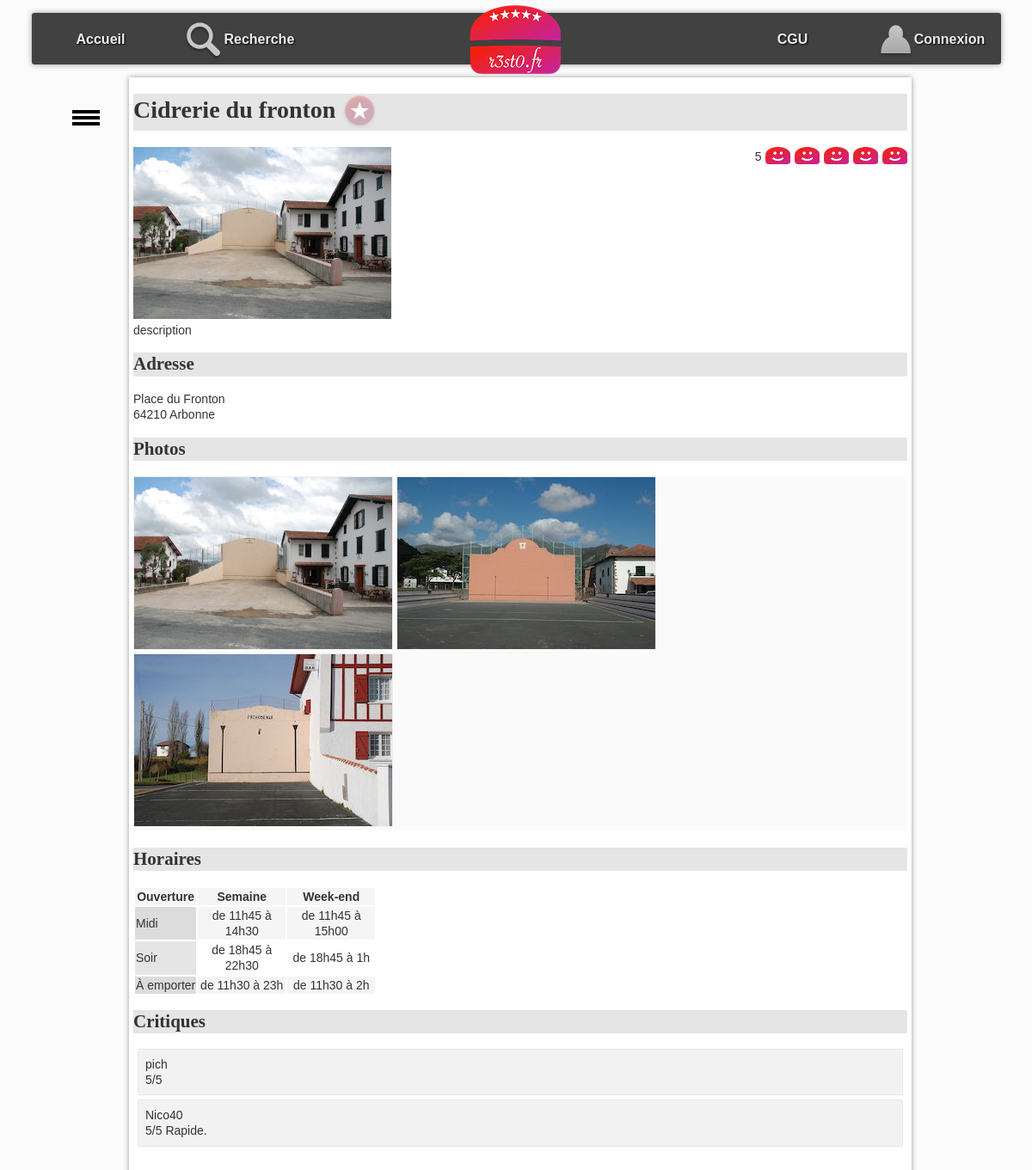
/?action=detail&idR=4, run on the app's committed database.
### tables this page shows
CREATE TABLE resto (
  idR bigint(20) NOT NULL,
  nomR varchar(255) DEFAULT NULL,
  numAdrR varchar(20) DEFAULT NULL,
  voieAdrR varchar(255) DEFAULT NULL,
  cpR char(5) DEFAULT NULL,
  villeR varchar(255) DEFAULT NULL,
  latitudeDegR float DEFAULT NULL,
  longitudeDegR float DEFAULT NULL,
  descR text DEFAULT NULL,
  horairesR text DEFAULT NULL
);

CREATE TABLE photo (
  idP bigint(20) NOT NULL,
  cheminP varchar(255) DEFAULT NULL,
  idR bigint(20) DEFAULT NULL
);

CREATE TABLE critiquer (
  idR bigint(20) NOT NULL,
  note int(11) DEFAULT NULL,
  commentaire varchar(4096) DEFAULT NULL,
  idU bigint(20) NOT NULL
);

CREATE TABLE utilisateur (
  idU bigint(20) NOT NULL,
  mailU varchar(150) NOT NULL,
  mdpU varchar(50) DEFAULT NULL,
  pseudoU varchar(50) DEFAULT NULL
);

### index.php (called while the page is built, shortened)
<?php
require_once "getRacine.php";
require_once "$racine/includes/autoload.inc.php";
require_once "$racine/includes/authentification.inc.php";
if (isset($_GET["action"])){
    $action = $_GET["action"];
}
else{
    $action = "defaut";
}
$fichier = controleurPrincipal($action);
try{
    require_once "$racine/controleur/$fichier";
} catch (Throwable $e) {
    ajouterMessage($action." : ".$e->getMessage());
    $titre = "Erreur";
    require_once "$racine/vue/entete.html.php";
    require_once "$racine/vue/pied.html.php";
}

### includes/autoload.inc.php (called while the page is built, shortened)
<?php
function chargeurBaseEspacesDeNoms(string $className) {
    $fileName = __DIR__ . '/../';
    $fileName .= str_replace('\\', DIRECTORY_SEPARATOR, $className) . '.class.php';
}

### modele/dao/Bdd.class.php (called while the page is built, shortened)
<?php
class Bdd {
    private static ?PDO $pdo=null;
    private static $login = "resto_util";
    private static $mdp = "secret";
    private static $bd = "resto2";
    private static $serveur = "localhost";
    private static $pdoOptions = array  (
        PDO::MYSQL_ATTR_INIT_COMMAND => "SET NAMES utf8"
        ,PDO::ATTR_ERRMODE => PDO::ERRMODE_EXCEPTION
                                        );
    public static function connecter() : ?PDO  {
        if (is_null(self::$pdo)) {
                self::$pdo = new PDO("mysql:host=".self::$serveur.";dbname=".self::$bd, self::$login, self::$mdp, self::$pdoOptions);
        }
        return self::$pdo;
    }
    public static function getConnexion() : ?PDO {
        return self::$pdo;
    }
}

### modele/dao/RestoDAO.class.php (called while the page is built, shortened)
<?php
class RestoDAO {
    public static function getOneById(int $id): ?Resto {
        $leResto = null;
        try {
            $requete = "SELECT * FROM resto WHERE idR = :idR";
            $stmt = Bdd::getConnexion()->prepare($requete);
            $stmt->bindParam(':idR', $id, PDO::PARAM_INT);
            $ok = $stmt->execute();
            if ($ok && $stmt->rowCount() > 0) {
                $enreg = $stmt->fetch(PDO::FETCH_ASSOC);
                $leResto = self::enregistrementVersObjet($enreg);
            }
        } catch (PDOException $e) {
            throw new Exception("Erreur dans la méthode " . get_called_class() . "::getOneById : <br/>" . $e->getMessage());
        }
        return $leResto;
    }
    private static function enregistrementVersObjet(array $enreg): Resto {
        $id = $enreg['idR'];
        $leResto = new Resto(
                $enreg['idR'], $enreg['nomR'], $enreg['numAdrR'], $enreg['voieAdrR'], $enreg['cpR'], $enreg['villeR'],
                $enreg['latitudeDegR'], $enreg['longitudeDegR'], $enreg['descR'], $enreg['horairesR']
        );
        $lesCritiques = CritiqueDAO::getAllByResto($id);
        $lesPhotos = PhotoDAO::getAllByResto($id);
        $leResto->setLesPhotos($lesPhotos);
        $leResto->setLesCritiques($lesCritiques);
        return $leResto;
    }
}

### modele/dao/CritiqueDAO.class.php (called while the page is built, shortened)
<?php
class CritiqueDAO {
    public static function getNoteMoyenneByIdR(int $idR): float {
        $retour = -1;
        try {
            $requete = "select avg(note) as moyenne from critiquer where idR=:idR";
            $stmt = Bdd::getConnexion()->prepare($requete);
            $stmt->bindParam(':idR', $idR, PDO::PARAM_INT);
            $ok = $stmt->execute();
            if ($ok && $stmt->rowCount() > 0) {
                $enreg = $stmt->fetch(PDO::FETCH_ASSOC);
                if (!is_null($enreg["moyenne"])){
                    $retour = $enreg["moyenne"];
                }
            }
        } catch (PDOException $e) {
            throw new Exception("Erreur dans la méthode " . get_called_class() . "::getNoteMoyenneByIdR : <br/>" . $e->getMessage());
        }
        return $retour;
    }
    public static function getAllByResto(int $idR): array {
        $lesObjets = array();
        try {
            $requete = "SELECT * FROM critiquer c"
                    . " INNER JOIN utilisateur u ON  c.idU = u.idU "
                    . " WHERE idR = :idR";
            $stmt = Bdd::getConnexion()->prepare($requete);
            $stmt->bindParam(':idR', $idR, PDO::PARAM_INT);
            $ok = $stmt->execute();
            if ($ok) {
                while ($enreg = $stmt->fetch(PDO::FETCH_ASSOC)) {
                    $user = new Utilisateur($enreg['idU'], $enreg['mailU'], $enreg['mdpU'], $enreg['pseudoU']);
                    $lesObjets[] = new Critique($enreg['note'], $enreg['commentaire'], $user);
                }
            }
        } catch (PDOException $e) {
            throw new Exception("Erreur dans la méthode " . get_called_class() . "::getAllByResto : <br/>" . $e->getMessage());
        }
        return $lesObjets;
    }
}

### modele/dao/PhotoDAO.class.php (called while the page is built, shortened)
<?php
class PhotoDAO {
    public static function getAllByResto(int $idR): array {
        $lesObjets = array();
        try {
            $requete = "SELECT * FROM photo WHERE idR = :idR";
            $stmt = Bdd::getConnexion()->prepare($requete);
            $stmt->bindParam(':idR', $idR, PDO::PARAM_INT);
            $ok = $stmt->execute();
            if ($ok) {
                while ($enreg = $stmt->fetch(PDO::FETCH_ASSOC)) {
                    $lesObjets[] = new Photo($enreg['idP'], $enreg['cheminP']);
                }
            }
        } catch (PDOException $e) {
            throw new Exception("Erreur dans la méthode " . get_called_class() . "::getAllByResto : <br/>" . $e->getMessage());
        }
        return $lesObjets;
    }
}

### modele/metier/Resto.class.php (called while the page is built, shortened)
<?php
class Resto {
    private int $idR;
    private ?string $nomR;
    private ?string $voieAdr;
    private ?string $cpR;
    private ?string $villeR;
    private ?string $descR;
    private ?string $horairesR;
    private array $lesPhotos;
    private array $lesCritiques;
    function __construct(int $idR, string $nomR, ?string $numAdr, ?string $voieAdr, ?string $cpR, ?string $villeR, ?float $latitudeDegR, ?float $longitudeDegR, ?string $descR, ?string $horairesR) {
        $this->idR = $idR;
        $this->nomR = $nomR;
        $this->voieAdr = $voieAdr;
        $this->cpR = $cpR;
        $this->villeR = $villeR;
        $this->descR = $descR;
        $this->horairesR = $horairesR;
        $this->lesCritiques = array();
        $this->lesPhotos = array();
    }
    function getIdR(): int {
        return $this->idR;
    }
    function getNomR(): ?string {
        return $this->nomR;
    }
    function getVoieAdr(): ?string {
        return $this->voieAdr;
    }
    function getCpR(): ?string {
        return $this->cpR;
    }
    function getVilleR(): ?string {
        return $this->villeR;
    }
    function getDescR(): ?string {
        return $this->descR;
    }
    function getHorairesR(): ?string {
        return $this->horairesR;
    }
    function getLesPhotos(): array {
        return $this->lesPhotos;
    }
    function getLesCritiques(): array {
        return $this->lesCritiques;
    }
    function setLesPhotos(array $lesPhotos): void {
        $this->lesPhotos = $lesPhotos;
    }
    function setLesCritiques(array $lesCritiques): void {
        $this->lesCritiques = $lesCritiques;
    }
}

### includes/authentification.inc.php (called while the page is built, shortened)
<?php
function getIdULoggedOn(): int {
    if (isLoggedOn()) {
        $ret = intval($_SESSION["idU"]);
    } else {
        $ret = 0;
    }
    return $ret;
}
function isLoggedOn(): bool {
    $ret = false;
    return $ret;
}

### modele/dao/AimerDAO.class.php (called while the page is built, shortened)
<?php
class AimerDAO {
    public static function estAimeById(int $idU, int $idR): bool {
        $retour = false;
        try {
            $requete = "SELECT * FROM aimer WHERE idR=:idR AND idU=:idU";
            $stmt = Bdd::getConnexion()->prepare($requete);
            $stmt->bindParam(':idU', $idU, PDO::PARAM_INT);
            $stmt->bindParam(':idR', $idR, PDO::PARAM_INT);
            $ok = $stmt->execute();
        } catch (PDOException $e) {
            throw new Exception("Erreur dans la méthode " . get_called_class() . "::estAimeByIdU : <br/>" . $e->getMessage());
        }
        return $retour;
    }
}

### modele/metier/Photo.class.php (called while the page is built, shortened)
<?php
class Photo {
    private string $cheminP;
    function __construct(int $idP, string $cheminP) {
        $this->cheminP = $cheminP;
    }
    function getCheminP(): string {
        return $this->cheminP;
    }
}

### modele/metier/Critique.class.php (called while the page is built, shortened)
<?php
class Critique {
    private ?int $note;
     private ?string $commentaire;
     private Utilisateur $leUtilisateur;
     function __construct(?int $note, ?string $commentaire, Utilisateur $unUtil) {
         $this->note = $note;
         $this->commentaire = $commentaire;
         $this->leUtilisateur = $unUtil;
     }
    function getNote(): ?int {
        return $this->note;
    }
    function getCommentaire(): ?string {
        return $this->commentaire;
    }
    function getLeUtilisateur(): Utilisateur {
        return $this->leUtilisateur;
    }
}

### modele/metier/Utilisateur.class.php (called while the page is built, shortened)
<?php
class Utilisateur {
    private ?string $pseudoU;
    function __construct(int $idU, string $mailU, ?string $mdpU, ?string $pseudoU) {
        $this->pseudoU = $pseudoU;
    }
    function getPseudoU(): ?string {
        return $this->pseudoU;
    }
}

### vue/vueDetailResto.php (the view, shortened to what this page needs)
<h1><?= $unResto->getNomR(); ?>
    <?php if ($aimer != false) { ?>
        <a href="./?action=aimer&idR=<?= $unResto->getIdR(); ?>" ><img class="aimer" src="images/aime.png" alt="j'aime ce restaurant"></a>
    <?php } else { ?>
        <a href="./?action=aimer&idR=<?= $unResto->getIdR(); ?>" ><img class="aimer" src="images/aimepas.png" alt="je n'aime pas encore ce restaurant"></a>
    <?php } ?>
</h1>
<span id="note">
    <?php echo $noteMoyNotAround; ?>
    <?php for ($i = 1; $i <= 5; $i++) { ?>
        <a class="aimer" href="./?action=noter&note=<?= $i ?>&idR=<?= $unResto->getIdR(); ?>" >
            <?php if ($i <= $noteMoy) { ?>
                <img class="note" src="images/like.png" alt="">
            <?php } else {
                ?>
                <img class="note" src="images/neutre.png" alt="line neutre">
            <?php } ?>
        </a>
    <?php } ?>
</span>
<p id="principal">
    <?php
    if (count($lesPhotos) > 0) {
        $laPhoto = $lesPhotos[0];
        ?>
        <img src="photos/<?= $laPhoto->getCheminP() ?>" alt="photo du restaurant" />
    <?php } ?>
    <br />
    <?= $unResto->getDescR(); ?>
</p>
<h2 id="adresse">
    Adresse
</h2>
<p>
    <?= $unResto->getVoieAdr(); ?><br />
    <?= $unResto->getCpR(); ?>
    <?= $unResto->getVilleR(); ?>
</p>
<h2 id="photos">
    Photos
</h2>
<ul id="galerie">
    <?php
    foreach ($lesPhotos as $laPhoto) {
        ?>
        <li> <img class="galerie" src="photos/<?= $laPhoto->getCheminP() ?>" alt="" /></li>
        <?php
    }
    ?>
</ul>
<h2 id="horaires">
    Horaires
</h2>
<?= $unResto->getHorairesR(); ?>
<h2 id="crit">Critiques</h2>
<ul id="critiques">
    <?php
    foreach ($critiques as $uneCritique) {
        ?>
        <li>
            <span>
                <?= $uneCritique->getLeUtilisateur()->getPseudoU() ?>
            </span>
            <div>
                <span>
                    <?php
                    if ($uneCritique->getNote()) {
                        ?>
                        <?= $uneCritique->getNote() ?>/5
                        <?php
                    }
                    ?>
                </span>
                <span><?= $uneCritique->getCommentaire() ?> </span>
            </div>
        </li>
    <?php } ?>
</ul>

### css/base.css (style rules this page uses)
:root { --largeurPage: 900px; --largeurMenuCont : 200px; --margeCalc: calc((100% - var(--largeurPage)) / 2); --margeMenuHaut : 15px; --hauteurMenuGene:60px; --coulA1:#5A7694; --coulA2:#D7E5ED; --coulB1:#566459; --coulB2:#90974A; --coulC:#CDBCA0; --fondC:#fcfbfb; --padding_cote:5px; }
body { font-family: Arial; color : #333; font-size : 14px; line-height : 1.3; scroll-behavior: smooth; background-color : var(--fondC); }
a.aimer { text-decoration: none; }

### css/cgu.css (style rules this page uses)
h1,h2,h3,h4 { font-family: Futura; background-color : rgba(0,0,0,0.1); }
td.cell { text-align : center; width : 100px; }
td.label { background-color : rgba(0,0,0,0.1); }
tr:nth-child(odd) { background-color : rgb(245,245,245); }

### css/corps.css (style rules this page uses)
#galerie { margin-top : 0px; margin-bottom : 20px; padding-left : 0px; background-color : rgb(250,250,250); }
#galerie li { display : inline-block; }
img.note { padding-left : 1px; vertical-align : sub; }
img.galerie { border:1px solid rgb(239,239,239); }
#note { float : right; }
img.aimer { vertical-align : middle; }
#critiques { list-style-type : none; padding-left : 0px; }
#critiques>li { border:1px solid rgba(0,0,0,0.05); background-color:rgba(0,0,0,0.05); padding:8px; margin:5px; border-radius: 2px; }

### data on the page
resto: nomR "Cidrerie du fronton", descR "description", voieAdrR "Place du Fronton", cpR "64210", villeR "Arbonne", horairesR "Ouverture Semaine Week-end Midi de 11h45 à 14h30 de 11h45 à 15h00 Soir de 18h45 à 22h30 de 18h45 à 1h À emporter de 11h30 à 23h de 11h30 à 2h"
photo: cheminP (picture)
photo: cheminP (picture)
photo: cheminP (picture)
critiquer: idU.pseudoU "pich", note "5"
critiquer: idU.pseudoU "Nico40", note "5", commentaire "Rapide."

### other printed values
$noteMoyNotAround "5"
